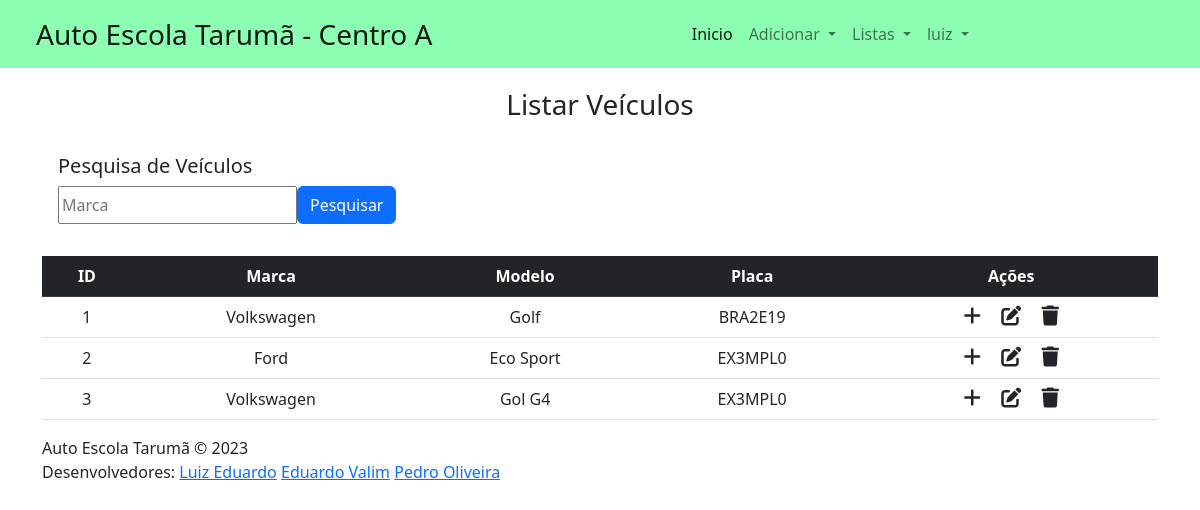
/VIEW/veiculo/lstVeiculo.php (signed in), run on the app's committed database.
### tables this page shows
CREATE TABLE `veiculo` (
  `id` int(11) NOT NULL,
  `marca` varchar(30) NOT NULL,
  `modelo` varchar(30) NOT NULL,
  `placa` char(7) NOT NULL
);

### DAL/dalVeiculo.php (called while the page is built, shortened)
<?php
    include_once 'C:\xampp\htdocs\ProjetoCentroA\MODEL\Veiculo.php';
    class dalVeiculo {
        public function Select(){
            $sql = "select * from veiculo;";
            $con = Conexao::conectar();
            $result = $con->query($sql);
            $lstVeiculo = [];
        foreach ($result as $linha){
            $veiculo = new \MODEL\Veiculo();
            $veiculo->setId($linha['id']);
            $veiculo->setMarca($linha['marca']);
            $veiculo->setModelo($linha['modelo']);
            $veiculo->setPlaca($linha['placa']);
            $lstVeiculo[] = $veiculo;
        }
        return $lstVeiculo;
    }
    }
?>

### BLL/bllVeiculo.php (called while the page is built, shortened)
<?php
    include_once '../../DAL/dalVeiculo.php';
    class bllVeiculo {
        public function Select (){
            $dal = new  \Dal\dalVeiculo();
            return $dal->Select();
        }
    }
?>

### MODEL/Veiculo.php (called while the page is built, shortened)
<?php
    class Veiculo {
        private ?int $id;
        private ?string $marca;
        private ?string $modelo;
        private ?string $placa;
        public function getId()
        {
            return $this->id;
        }
        public function setId(int $id)
        {
            $this->id = $id;
        }
        public function getMarca()
        {
            return $this->marca;
        }
        public function setMarca(string $marca)
        {
            $this->marca = $marca;
        }
        public function getModelo()
        {
            return $this->modelo;
        }
        public function setModelo(string $modelo)
        {
            $this->modelo = $modelo;
        }
        public function getPlaca()
        {
            return $this->placa;
        }
        public function setPlaca(string $placa)
        {
            $this->placa = $placa;
        }
    }
?>

### VIEW/veiculo/lstveiculo.php (the view, shortened to what this page needs)
<?php
include_once '../../BLL/bllVeiculo.php';
if (isset($_GET['busca']))
  $busca = $_GET['busca'];
else $busca = null;
$bll = new \BLL\bllVeiculo();
if ($busca == null)
  $lstveiculo = $bll->Select();
else $lstveiculo = $bll->SelectMarca($busca);
?>
<!DOCTYPE html>
<html lang="pt-br">
<head>
  <link rel="stylesheet" href="../../view/css/formatacao.css">
  <link href="https://cdn.jsdelivr.net/npm/bootstrap@5.2.3/dist/css/bootstrap.min.css" rel="stylesheet">
  <link rel="stylesheet" href="https://cdnjs.cloudflare.com/ajax/libs/font-awesome/6.4.0/css/all.min.css" />
</head>
<body>
  <?php include "../components/navbar.php"; echo nav()?>
  <div class="container">
    <div class="text-center mb-4">
      <h3>Listar Veículos</h3>
    </div>
    <div class="card-search">
      <form action="../veiculo/lstveiculo.php" method="GET" id="" class="">
        <h5>Pesquisa de Veículos</h5>
        <div class="teste">
          <input type="text" class="input-pesquisa" id="txtBusca" name="busca" placeholder="Marca">
          <button type="submit" class="btn btn-primary float-end"><span>Pesquisar</span></button>
        </div>
      </form>
    </div>
    <br>
    <table class="table table-hover text-center">
      <thead class="table-dark">
        <tr>
          <th scope="col">ID</th>
          <th scope="col">Marca</th>
          <th scope="col">Modelo</th>
          <th scope="col">Placa</th>
          <th scope="col">Ações</th>
        </tr>
      </thead>
      <tbody>
        <?php
        foreach ($lstveiculo as $veiculo) {
        ?>
          <tr>
            <td><?php echo $veiculo->getId(); ?></td>
            <td><?php echo $veiculo->getMarca(); ?></td>
            <td><?php echo $veiculo->getModelo(); ?></td>
            <td><?php echo $veiculo->getPlaca(); ?></td>
            <td>
              <a onclick="JavaScript:location.href='addVeiculo.php?id='+(<?php echo $veiculo->getId(); ?>)" class="link-dark"><i class="fa-solid fa-plus fs-5 me-3"></i></a>
              <a onclick="JavaScript:location.href='edtVeiculo.php?id='+(<?php echo $veiculo->getId(); ?>)" class="link-dark"><i class="fa-solid fa-pen-to-square fs-5 me-3"></i></a>
              <a onclick="JavaScript:remover(<?php echo $veiculo->getId(); ?>)" class="link-dark"><i class="fa-solid fa-trash fs-5"></i></a>
            </td>
          </tr>
        <?php
        }
        ?>
      </tbody>
    </table>
  </div>
  <?php include_once '../../VIEW/footer/footer.php'; ?>
</body>
</html>

### VIEW/css/formatacao.css (style rules this page uses)
.card-search { width: 80%; display: flex; flex-direction: column; margin-top: 1rem; padding: 0.5rem 1rem; }
.card-search .teste { display: flex; flex-direction: row; justify-content: flex-start; }

### data on the page
veiculo: id "1", marca "Volkswagen", modelo "Golf", placa "BRA2E19"
veiculo: id "2", marca "Ford", modelo "Eco Sport", placa "EX3MPL0"
veiculo: id "3", marca "Volkswagen", modelo "Gol G4", placa "EX3MPL0"

### other printed values
$_SESSION['usuario'] "luiz"
